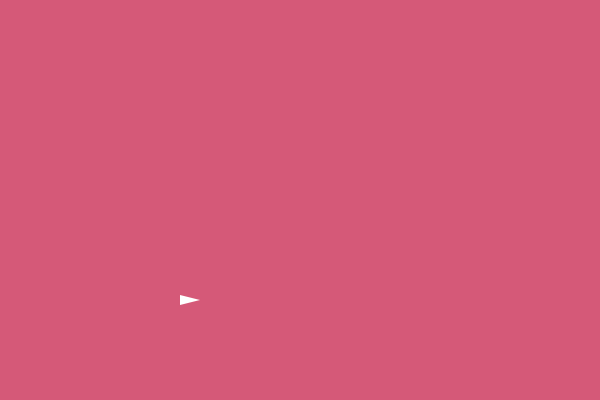
Frame 1 (no input)
Frame 60 (the mouse pressed at the canvas centre just before this capture): identical to frame 1, image omitted
Frame 120 (the mouse held since frame 60 and released just before this capture): identical to frame 1, image omitted

The Processing sketch that drew this single still picture (run headless with seeded random() and noise(); from frame 60 on, the mouse is pressed at the canvas centre):

// Processing sketch: Circle_Follow_Click_Normalized_Move
// ── Circle_Follow_Click_Normalized_Move.pde
PVector pos, startPos, velocity, target;
boolean isMoving = false;

float seconds = 4;

float endDistance = 3;

float xDistTotal, yDistTotal;

float clickTime = 0;
float endTime = 0;

void setup() {
  size(600, 400);
  noStroke();
  pos = new PVector( 200, 300 );
  target = new PVector();
  velocity = new PVector();
}
void draw() {
  background(213, 89, 120);
  fill(255);
  pushMatrix();
  translate(pos.x, pos.y);
  rotate( velocity.heading() );
  triangle(0, 0, -20, 5, -20, -5);
  popMatrix();

  if (isMoving == true) {
    
    // take the current time and divide it by the total time
    float normalizedTime = (millis() - clickTime)/(endTime-clickTime); 
    normalizedTime = pow(normalizedTime, 6.5); 
    // percentage of the total distance based on percentage of time
    pos.x = startPos.x + xDistTotal*normalizedTime;
    pos.y = startPos.y + yDistTotal*normalizedTime;
    
    fill(0);
    ellipse(target.x, target.y, 5, 5);
    
    if (normalizedTime >= 1) {
      isMoving = false;
    }
  }
}

void mouseReleased() {
  target.x = mouseX;
  target.y = mouseY;
  startPos = new PVector(pos.x, pos.y);
  velocity = new PVector(target.x - pos.x, target.y - pos.y);
  xDistTotal = target.x - startPos.x;
  yDistTotal = target.y - startPos.y;
  isMoving = true;
  clickTime = millis();
  endTime = clickTime + seconds * 1000;
}
